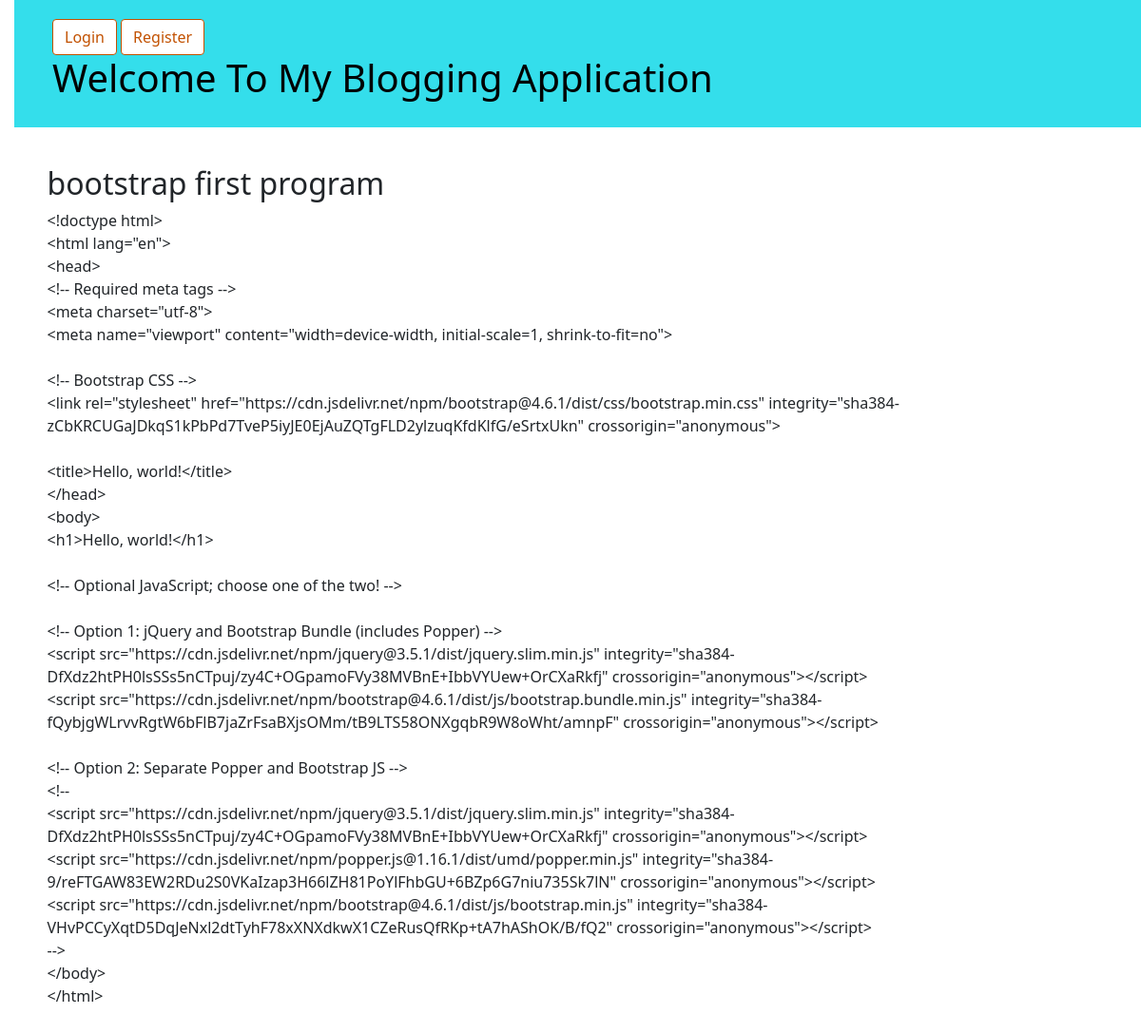
Screenshot of /post/11/ with the database file from the repository.
### blog/models.py (models this page shows, shortened)
class Post(models.Model):
    author = models.ForeignKey(settings.AUTH_USER_MODEL,on_delete=models.CASCADE)
    title =  models.CharField(max_length=200)
    text = models.TextField()
    created_date  = models.DateTimeField(default = timezone.now())
    publish_date = models.DateTimeField(blank=True,null=True)

### blog/views.py (the view)
# urls.py: path('post/<int:pk>/',views.post_detail,name='post_detail'),
def post_detail(request,pk):
    post = get_object_or_404(Post,pk=pk)
    return render(request,'blog/post_detail.html',{'post':post})

### blog/templates/blog/post_detail.html (shortened to what this page needs)
{% extends 'blog/base.html' %}
{% block content %}
    <article class = "post">
        <h2>{{ post.title }}</h2>
        <p>{{ post.text|linebreaksbr }}</p>
    </article>
{% endblock %}

### blog/static/css/blog.css (style rules this page uses)
.post { margin-bottom:70px; }
body { padding-left:15px; }

### rows the page displays
Post: title "bootstrap first program", text "<!doctype html> <html lang=\"en\"> <head> <!-- Required meta tags --> <meta charset=\"utf-8\"> <meta name=\"viewport\" content=\"width=device-width, initial-scale=1, shrink-to-fit=no\"> <!-- Bootstrap CSS --> <link rel=\"stylesheet\" href=\"https://cdn.jsdelivr.net/npm/bootstrap@4.6.1/dist/css/bootstrap.min.css\" integrity=\"sha384-zCbKRCUGaJDkqS1kPbPd7TveP5iyJE0EjAuZQTgFLD2ylzuqKfdKlfG/eSrtxUkn\" crossorigin=\"anonymous\"> <title>Hello, world!</title> </head> <body> <h1>Hello, world!</h1> <!-- Optional JavaScript; choose one of the two! --> <!-- Option 1: jQuery and Bootstrap Bundle (includes Popper) --> <script src=\"https://cdn.jsdelivr.net/npm/jquery@3.5.1/dist/jquery.slim.min.js\"…"
